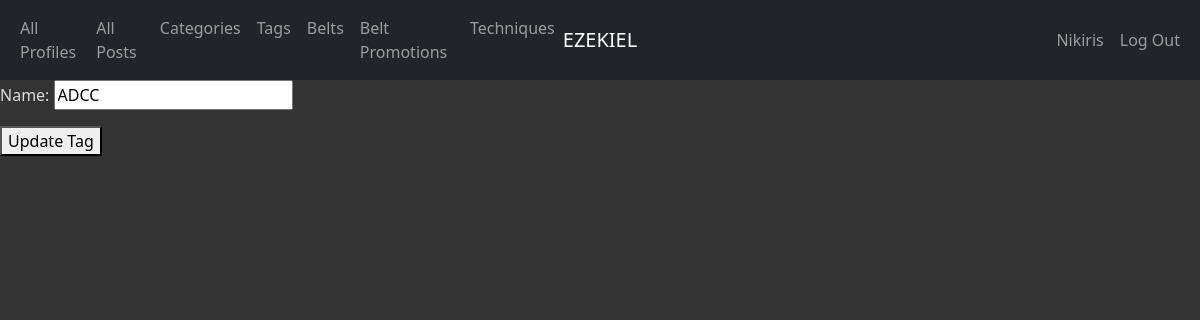
/tags/3/update/ (signed in), run on an earlier commit of the app's database.
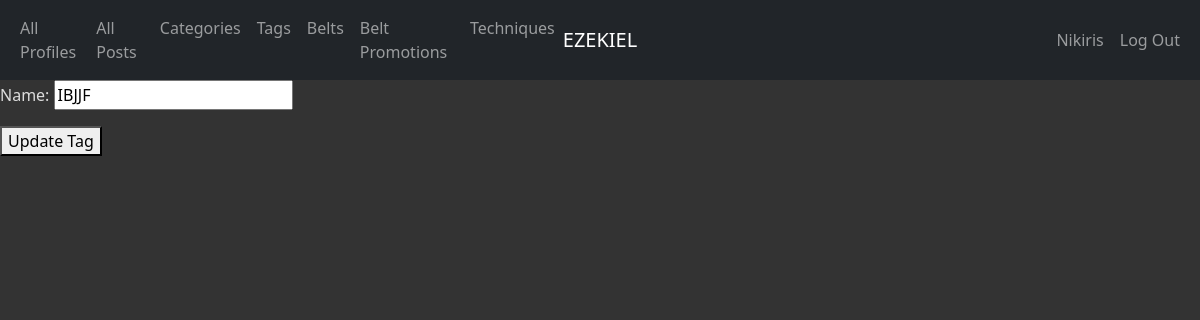
And on a later commit of the database.
### app_info/models.py (models this page shows, shortened)
class Tag(models.Model):
    tag_id = models.AutoField(primary_key=True)
    name = models.CharField(max_length=45)
    def get_update_url(self):
        return reverse('app_info_tag_update_urlpattern',
                       kwargs={'pk': self.pk}
                       )
    class Meta:
        ordering = ['name']

### app_info/views.py (the view)
class TagUpdate(LoginRequiredMixin, PermissionRequiredMixin, UpdateView):
    form_class = TagForm
    model = Tag
    template_name = 'app_info/tag_form_update.html'
    permission_required = ''

### app_info/forms.py (shortened to what this page needs)
class TagForm(ModelForm):
    class Meta:
        model = Tag
        fields = '__all__'

### app_info/models.py (called while the page is built)
    def get_absolute_url(self):
        return reverse('app_info_profile_detail_urlpattern',
                       kwargs={'pk': self.pk}
                       )

### app_info/templates/app_info/tag_form_update.html (shortened to what this page needs)
{% extends 'app_info/base.html' %}
{% block content %}
    <form
        action="{{ tag.get_update_url }}"
        enctype='multipart/form-data'
        method="post">
        {{ form.as_p }}
        <button type="submit" class="button button-primary">Update Tag</button>
    </form>
{% endblock %}

What changed in the data, as far as the page shows it:
changed Tag: name "ADCC" → "IBJJF"
